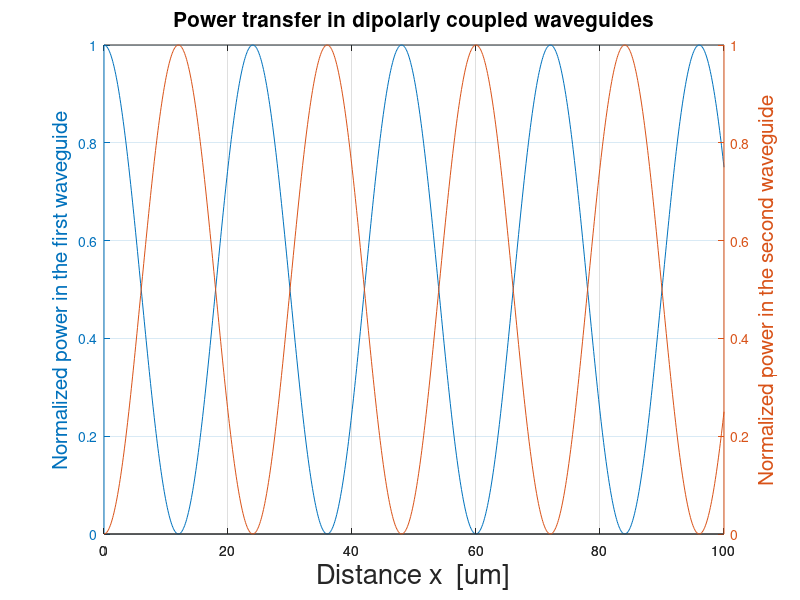
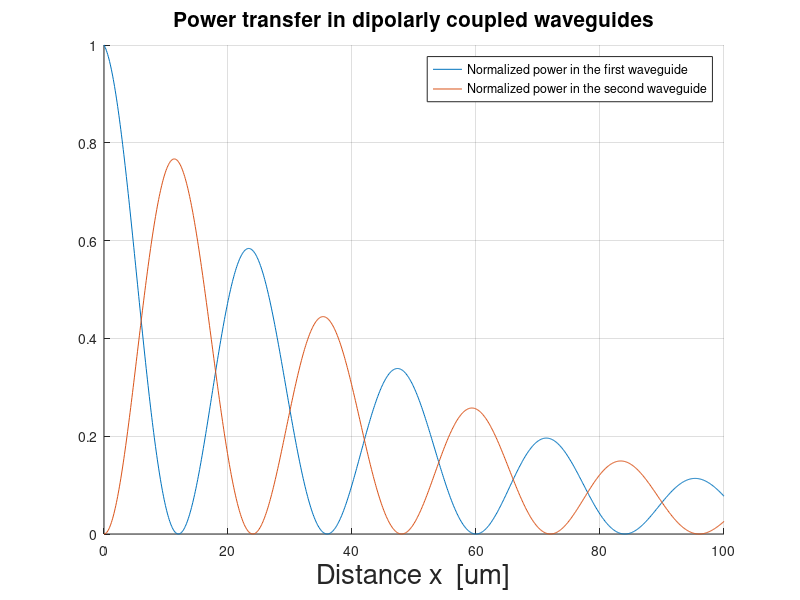

Here is the MATLAB script that generated these plots, in order:
clear all
close all
clc

x=linspace(0,100,1000);
Lc=12; % um
x_freepath = 88; %um

P1 = cos(x*pi/(2*Lc)).^2;
P2 = sin(x*pi/(2*Lc)).^2;

P1_real = cos(x*pi/(2*Lc)).^2.*exp(-2*x/x_freepath);
P2_real = sin(x*pi/(2*Lc)).^2.*exp(-2*x/x_freepath);



figure
[ax1]=plotyy(x,P1,x,P2);
xlabel('Distance x  [um]','FontSize',20)
ylabel(ax1(1),'Normalized power in the first waveguide','FontSize',15)
ylabel(ax1(2),'Normalized power in the second waveguide','FontSize',15)
title('Power transfer in dipolarly coupled waveguides','FontSize',15)
grid on


figure
hold on
plot(x,P1_real)
plot(x,P2_real)
hold off
grid on
xlabel('Distance x  [um]','FontSize',20)
legend('Normalized power in the first waveguide','Normalized power in the second waveguide')
title('Power transfer in dipolarly coupled waveguides','FontSize',15)
